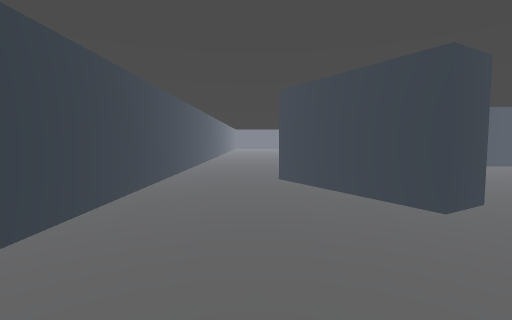
View 1 (above)

21 first-person views from a walk through a 3-D level made in the Unity game engine. The camera is 1.2 m above the floor, tilts 4° down and sees 85° across. The floor is counted in squares, 1 m on a side. Each view is taken from the middle of a square. On the plan, view 1 faces up. The plan holds only what a view shows up to about 13 squares ahead; the rest is blank. The place goes on beyond the plan. The player character is not drawn.

View 2
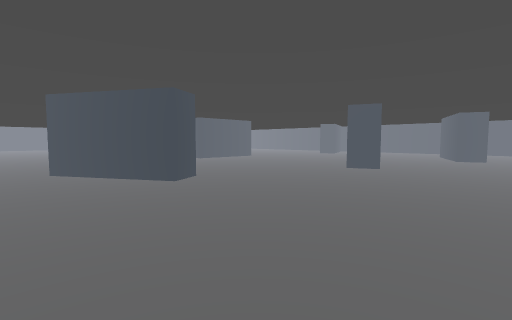

View 3
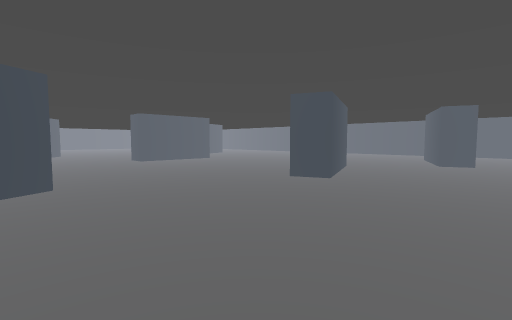

View 4
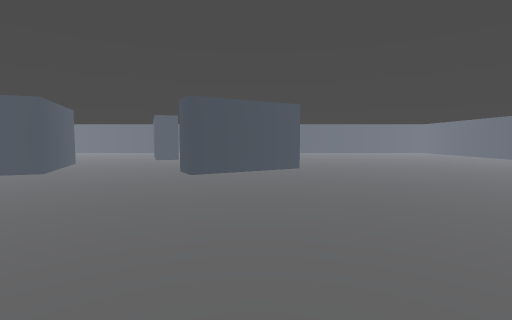

View 5
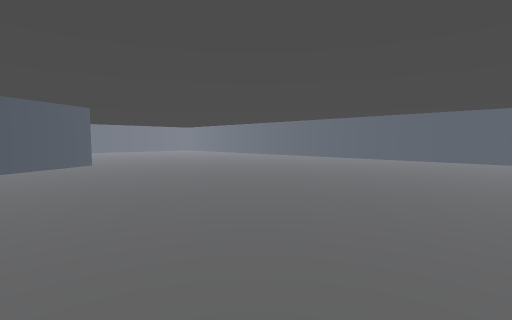

View 6
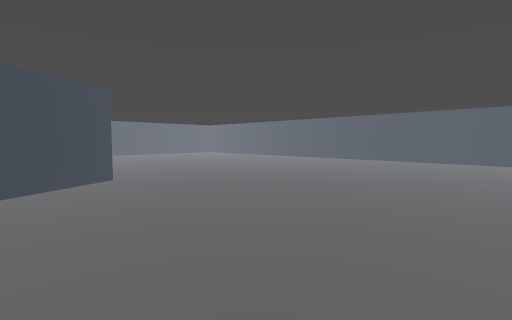

View 7
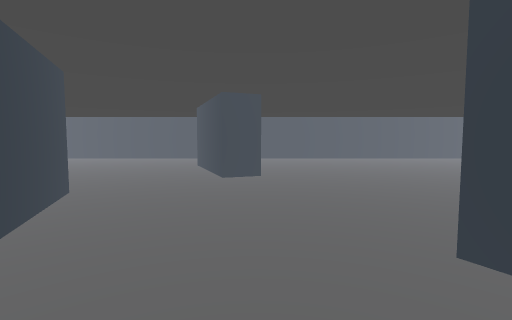

View 8
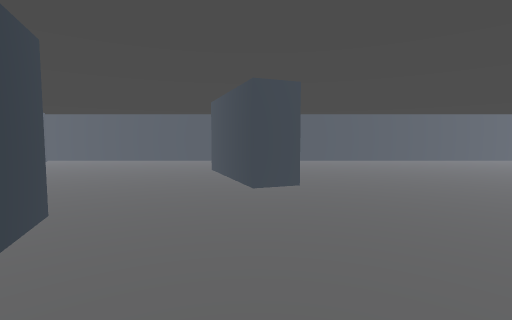

View 9
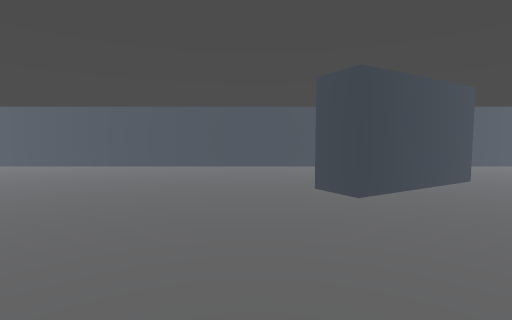

View 10
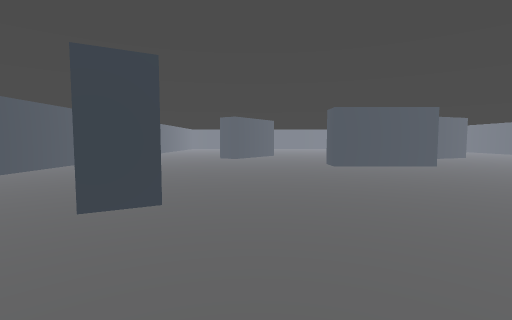

View 11
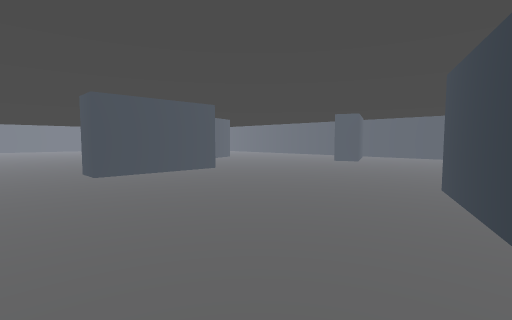

View 12
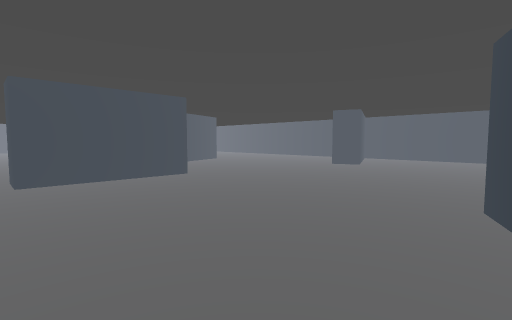

View 13
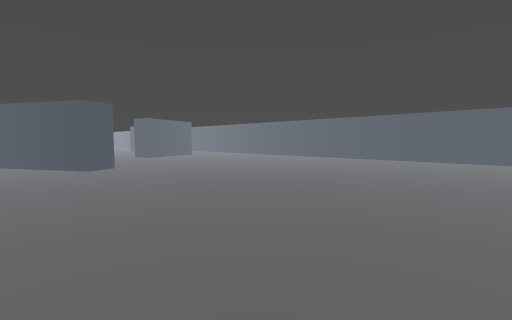

View 14
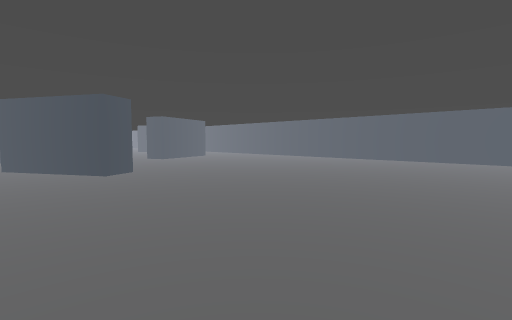

View 15
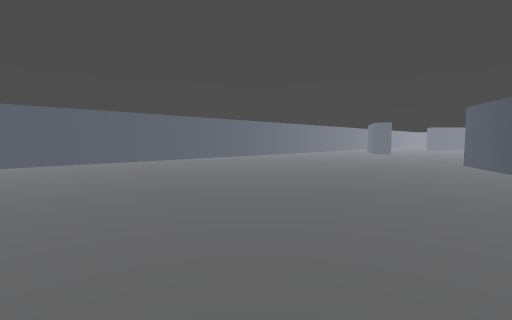

View 16
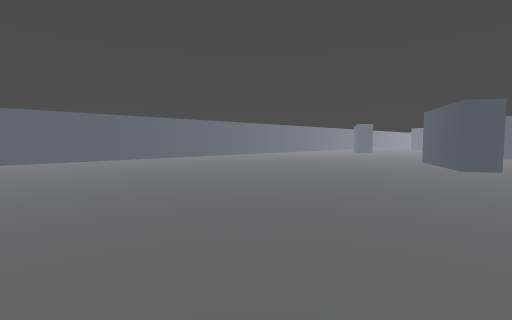

View 17
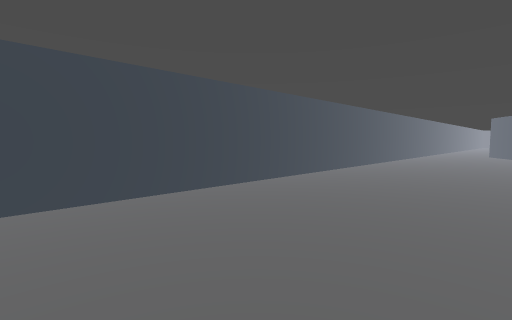

View 18
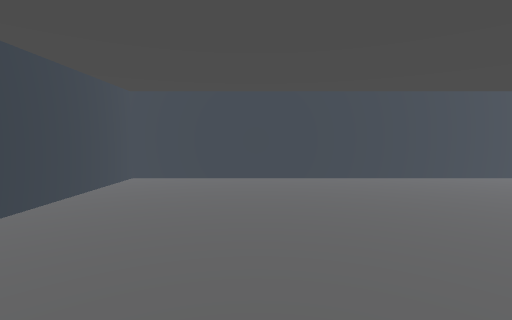

View 19
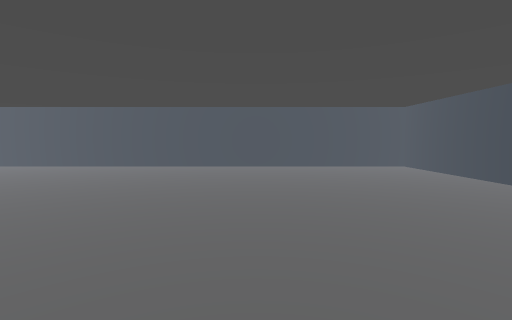

View 20
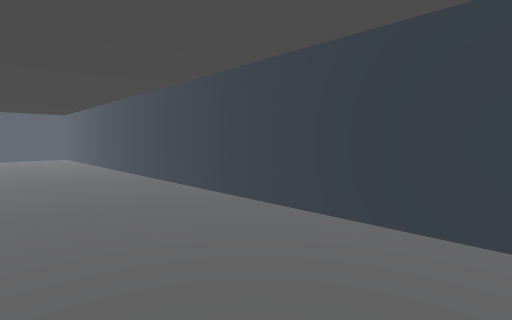

View 21
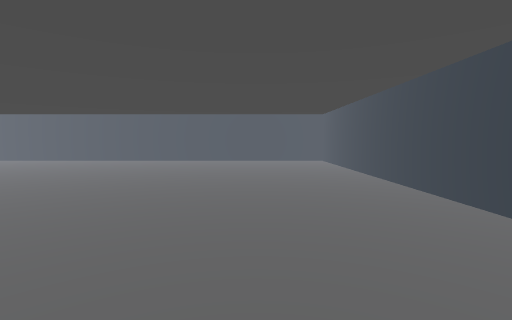

### Floor plan
Points are (right, up) in squares from view 1. A wall is a line through its corners. A room is listed if a view was taken in it or the views show most of it. See-through windows are left out.
Room 1 (views 1, 2, 3, 4, 5, 6, 7, 8, 9, 10, 11, 12, 13, 14, 15, 16, 17, 18, 19, 20, 21)
walls: (14.3, -7.2) (13, -7.9) (10.6, -3.7) (11.8, -3.1); (11.2, 3.1) (15, 4.6); (18.5, -1.3) (17.9, 0.1) (22.3, 1.8); (15.4, 3.3) (10.9, 1.6) (10.4, 2.8); (1.9, 9.3) (4.3, 5.1) (3.1, 4.5) (0.7, 8.7); (14.5, 12.9) (9.6, 12.9) (9.6, 14.4); (-2.8, 14.5) (-2.8, -21.9) (24, -21.9)

Positions as (right, up) in squares from view 1, and headings:
1: (0, 0), facing up
2: (-1, -3), facing up-right
3: (3, -3), facing up-right
4: (1, -6), facing right
5: (-2, -4), facing down-right
6: (4, -5), facing down-right
7: (9, -1), facing right
8: (11, 0), facing right
9: (10, 3), facing left
10: (6, 0), facing up
11: (7, 3), facing up-right
12: (9, 4), facing up-right
13: (10, -20), facing up-right
14: (10, -18), facing up-right
15: (13, -20), facing up-left
16: (15, -21), facing up-left
17: (3, -17), facing up-left
18: (6, -18), facing left
19: (4, -9), facing down
20: (7, -18), facing down-right
21: (11, -18), facing right
